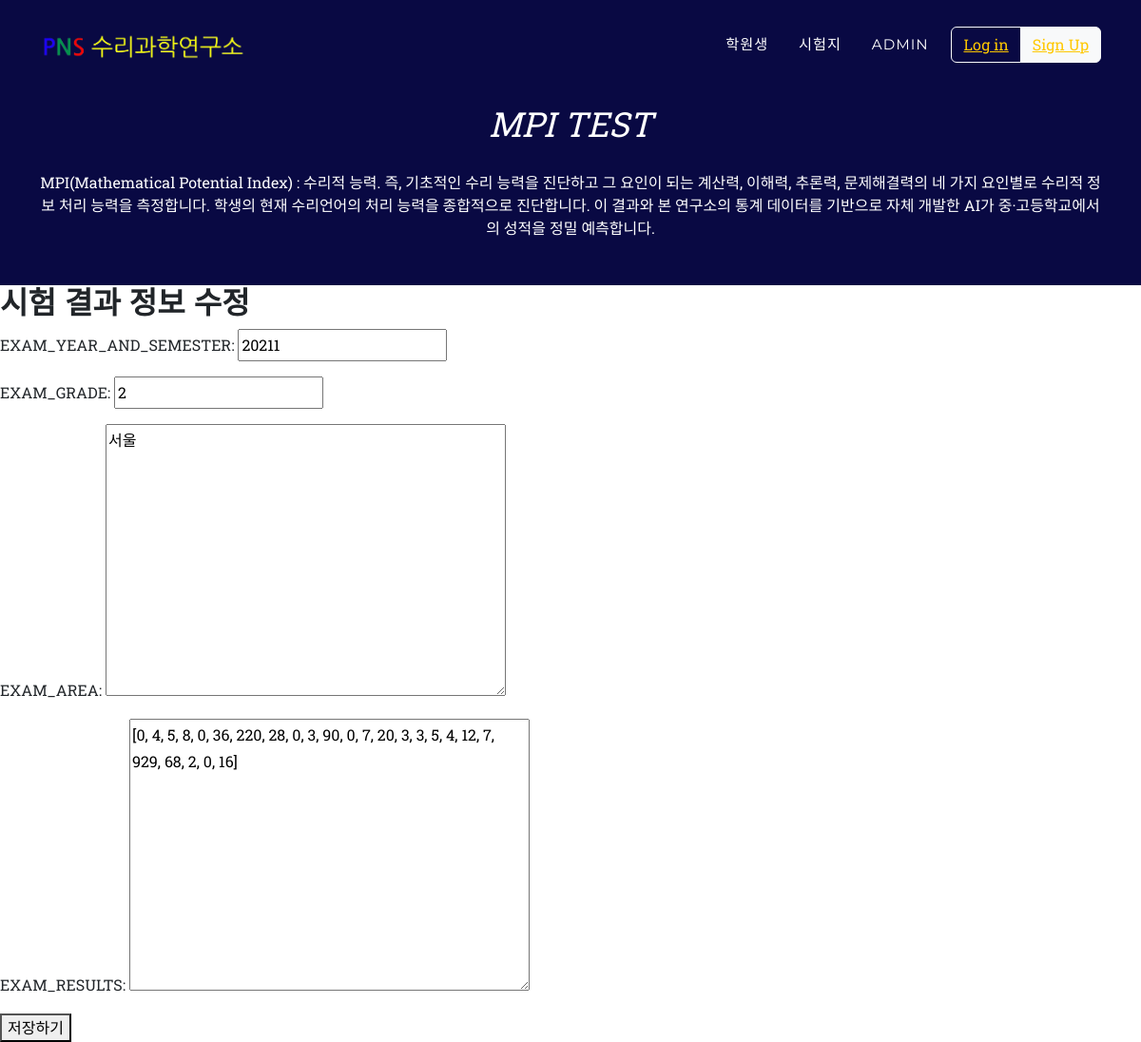
Page /report/result/update/1/ on the committed database.
### report/models.py (models this page shows, shortened)
class TestResult(models.Model):
    StudentId = models.PositiveIntegerField('STUDENTID', default=5)
    student = models.ForeignKey(Student, on_delete=models.CASCADE, null=True, related_name='test_results')  # Student 모델과의 ForeignKey 관계
    ExamYearSemester = models.PositiveIntegerField('EXAM_YEAR_AND_SEMESTER')
    test_date = models.DateField('Test_date', auto_now_add=True)
    ExamGrade = models.PositiveSmallIntegerField('EXAM_GRADE')
    ExamArea = models.TextField('EXAM_AREA', max_length=50)
    ExamResults = models.JSONField('EXAM_RESULTS', default=list)

### report/views.py (the view, shortened to what this page needs)
# urls.py: path('result/update/<int:pk>/', views.TestResultUV.as_view(), name='testresult-update'),
class TestResultUV(UpdateView):
    model = TestResult
    fields = ['ExamYearSemester', 'ExamGrade', 'ExamArea', 'ExamResults']
    template_name = 'report/test_result_update_form.html'

### templates/report/test_result_update_form.html (shortened to what this page needs)
{% extends 'base.html' %}
{% block content %}
<h2>시험 결과 정보 수정</h2>
<form method="post">
    {{ form.as_p }}
    <button type="submit">저장하기</button>
</form>
{% endblock %}

### rows in the picture
TestResult: ExamYearSemester "20211", ExamGrade "2", ExamArea "서울", ExamResults "[0, 4, 5, 8, 0, 36, 220, 28, 0, 3, 90, 0, 7, 20, 3, 3, 5, 4, 12, 7, 929, 68, 2, 0, 16]"
